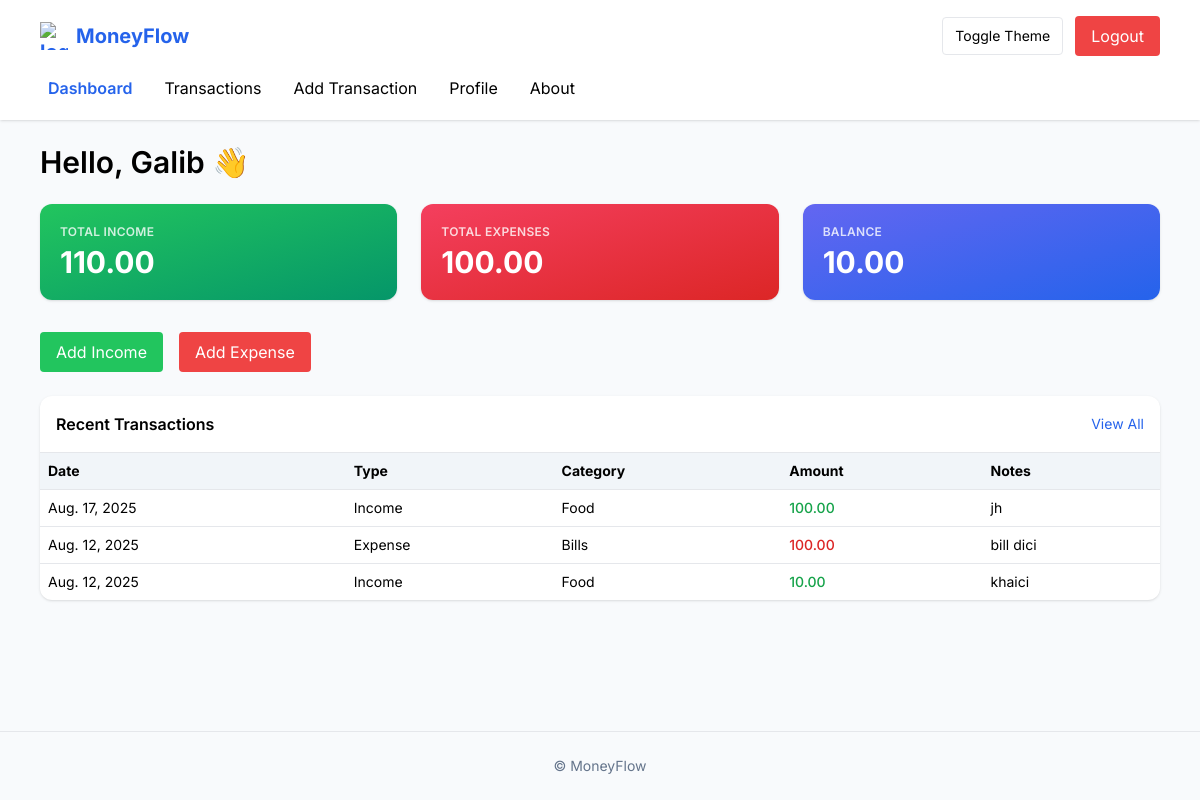
Screenshot of / (signed in) with the database file from the repository.
### core/models.py (models this page shows, shortened)
class Transaction(models.Model):
	INCOME = 'income'
	EXPENSE = 'expense'
	TYPE_CHOICES = [
		(INCOME, 'Income'),
		(EXPENSE, 'Expense'),
	]
	user = models.ForeignKey(User, on_delete=models.CASCADE, related_name='transactions')
	type = models.CharField(max_length=7, choices=TYPE_CHOICES)
	category = models.ForeignKey(Category, on_delete=models.SET_NULL, null=True, blank=True, related_name='transactions')
	amount = models.DecimalField(max_digits=12, decimal_places=2)
	date = models.DateField()
	notes = models.TextField(blank=True)
	created_at = models.DateTimeField(auto_now_add=True)
	updated_at = models.DateTimeField(auto_now=True)
	class Meta:
		ordering = ['-date', '-id']

class Category(models.Model):
	name = models.CharField(max_length=50)
	user = models.ForeignKey(User, on_delete=models.CASCADE, related_name='categories', null=True, blank=True)
	is_default = models.BooleanField(default=False)
	class Meta:
		unique_together = ('name', 'user')
		ordering = ['name']
	def __str__(self):
		return self.name

### core/views.py (the view)
# urls.py: path('', core_views.dashboard, name='dashboard'),
@login_required
def dashboard(request):
	transactions = Transaction.objects.filter(user=request.user).order_by('-date', '-id')
	total_income = transactions.filter(type=Transaction.INCOME).aggregate(total=Sum('amount'))['total'] or 0
	total_expense = transactions.filter(type=Transaction.EXPENSE).aggregate(total=Sum('amount'))['total'] or 0
	balance = total_income - total_expense
	recent = transactions[:5]
	return render(request, 'core/dashboard.html', {
		'total_income': total_income,
		'total_expense': total_expense,
		'balance': balance,
		'recent_transactions': recent,
	})

### core/context_processors.py (called while the page is built)
def theme(request):
    return {
        'theme': request.session.get('theme', 'light')
    }

### templates/core/dashboard.html (shortened to what this page needs)
{% extends 'base.html' %}
{% block content %}
<h1 class="text-3xl font-semibold mb-6">Hello, {{ user.first_name|default:user.username }} 👋</h1>
<div class="grid md:grid-cols-3 gap-6 mb-8">
  <div class="p-5 rounded-xl bg-gradient-to-br from-green-500 to-emerald-600 text-white shadow flex flex-col gap-1">
    <h3 class="text-xs uppercase tracking-wide font-semibold opacity-80">Total Income</h3>
    <p class="text-3xl font-bold">{{ total_income|floatformat:2 }}</p>
  </div>
  <div class="p-5 rounded-xl bg-gradient-to-br from-rose-500 to-red-600 text-white shadow flex flex-col gap-1">
    <h3 class="text-xs uppercase tracking-wide font-semibold opacity-80">Total Expenses</h3>
    <p class="text-3xl font-bold">{{ total_expense|floatformat:2 }}</p>
  </div>
  <div class="p-5 rounded-xl bg-gradient-to-br from-indigo-500 to-blue-600 text-white shadow flex flex-col gap-1">
    <h3 class="text-xs uppercase tracking-wide font-semibold opacity-80">Balance</h3>
    <p class="text-3xl font-bold">{{ balance|floatformat:2 }}</p>
  </div>
</div>
<div class="flex space-x-4 mb-6">
  <a href="/transactions/add/?type=income" class="px-4 py-2 bg-green-500 text-white rounded hover:bg-green-600">Add Income</a>
  <a href="/transactions/add/?type=expense" class="px-4 py-2 bg-red-500 text-white rounded hover:bg-red-600">Add Expense</a>
</div>
<div class="bg-white dark:bg-slate-800 rounded-xl shadow overflow-hidden">
  <div class="p-4 border-b dark:border-slate-700 flex justify-between items-center"><h2 class="font-semibold flex items-center gap-2">Recent Transactions</h2><a href="/transactions/" class="text-sm text-primary">View All</a></div>
  <table class="w-full text-sm">
    <thead><tr class="bg-slate-100 dark:bg-slate-700 text-left"><th class="p-2">Date</th><th class="p-2">Type</th><th class="p-2">Category</th><th class="p-2">Amount</th><th class="p-2">Notes</th></tr></thead>
    <tbody>
      {% for t in recent_transactions %}
      <tr class="border-t dark:border-slate-700">
        <td class="p-2">{{ t.date }}</td>
        <td class="p-2">{{ t.get_type_display }}</td>
        <td class="p-2">{{ t.category }}</td>
        <td class="p-2 font-medium {% if t.type == 'income' %}text-green-600{% else %}text-red-600{% endif %}">{{ t.amount }}</td>
        <td class="p-2">{{ t.notes|default:'-' }}</td>
      </tr>
      {% empty %}
      <tr><td colspan="5" class="p-4 text-center text-slate-500">No transactions yet.</td></tr>
      {% endfor %}
    </tbody>
  </table>
</div>
{% endblock %}

### templates/base.html (style rules this page uses)
body { font-family:'Inter',sans-serif; }

### rows the page displays
Transaction: date "Aug. 17, 2025", type "Income", category "Food", amount "100.00", notes "jh"
Transaction: date "Aug. 12, 2025", type "Expense", category "Bills", amount "100.00", notes "bill dici"
Transaction: date "Aug. 12, 2025", type "Income", category "Food", amount "10.00", notes "khaici"

### other values shown
{{ user.first_name|default:user.username }} "Galib"
{{ total_income|floatformat:2 }} "110.00"
{{ total_expense|floatformat:2 }} "100.00"
{{ balance|floatformat:2 }} "10.00"
